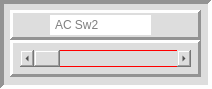
      <widget class="QFrame" name="frame_214">
       <property name="minimumSize">
        <size>
         <width>212</width>
         <height>89</height>
        </size>
       </property>
       <property name="styleSheet">
        <string notr="true">background-color: rgb(221, 221, 221);</string>
       </property>
       <property name="frameShape">
        <enum>QFrame::Panel</enum>
       </property>
       <property name="frameShadow">
        <enum>QFrame::Sunken</enum>
       </property>
       <property name="lineWidth">
        <number>4</number>
       </property>
       <property name="midLineWidth">
        <number>0</number>
       </property>
       <widget class="QFrame" name="frame_215">
        <property name="geometry">
         <rect>
          <x>10</x>
          <y>40</y>
          <width>191</width>
          <height>37</height>
         </rect>
        </property>
        <property name="styleSheet">
         <string notr="true"/>
        </property>
        <property name="frameShape">
         <enum>QFrame::Panel</enum>
        </property>
        <property name="frameShadow">
         <enum>QFrame::Raised</enum>
        </property>
        <property name="lineWidth">
         <number>3</number>
        </property>
        <widget class="QScrollBar" name="horizontalScrollBar_75">
         <property name="geometry">
          <rect>
           <x>10</x>
           <y>10</y>
           <width>171</width>
           <height>17</height>
          </rect>
         </property>
         <property name="minimumSize">
          <size>
           <width>171</width>
           <height>17</height>
          </size>
         </property>
         <property name="maximumSize">
          <size>
           <width>171</width>
           <height>17</height>
          </size>
         </property>
         <property name="styleSheet">
          <string notr="true"> border: 1px solid red</string>
         </property>
         <property name="orientation">
          <enum>Qt::Horizontal</enum>
         </property>
        </widget>
       </widget>
       <widget class="QFrame" name="frame_216">
        <property name="geometry">
         <rect>
          <x>10</x>
          <y>10</y>
          <width>191</width>
          <height>30</height>
         </rect>
        </property>
        <property name="frameShape">
         <enum>QFrame::Panel</enum>
        </property>
        <property name="frameShadow">
         <enum>QFrame::Raised</enum>
        </property>
        <property name="lineWidth">
         <number>3</number>
        </property>
        <property name="midLineWidth">
         <number>0</number>
        </property>
        <widget class="QLineEdit" name="lineEdit_75">
         <property name="geometry">
          <rect>
           <x>40</x>
           <y>5</y>
           <width>101</width>
           <height>20</height>
          </rect>
         </property>
         <property name="minimumSize">
          <size>
           <width>101</width>
           <height>20</height>
          </size>
         </property>
         <property name="maximumSize">
          <size>
           <width>101</width>
           <height>20</height>
          </size>
         </property>
         <property name="styleSheet">
          <string notr="true">QLineEdit {
 border: 3px solid wHITE;
	background-color: rgb(255, 255, 255);
}</string>
         </property>
         <property name="placeholderText">
          <string>AC Sw2</string>
         </property>
        </widget>
       </widget>
      </widget>
